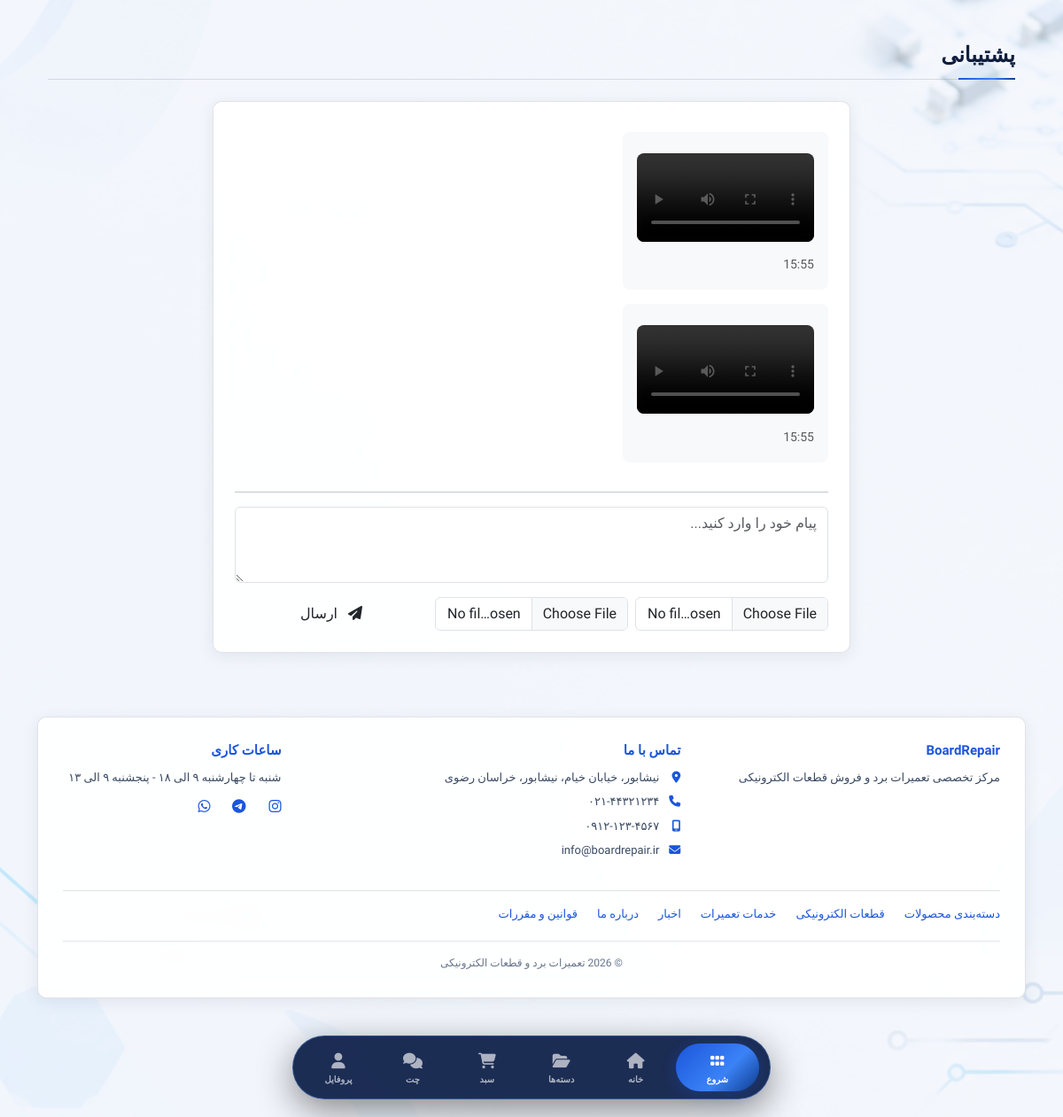
Page /chat/ (signed in) on the committed database.
### shop/models.py (models this page shows, shortened)
class ChatMessage(models.Model):
    user = models.ForeignKey(User, on_delete=models.CASCADE, related_name='chat_messages')
    message = models.TextField(verbose_name="پیام", blank=True, null=True)
    image = models.ImageField(upload_to='chat/images/', verbose_name="عکس", blank=True, null=True)
    video = models.FileField(upload_to='chat/videos/', verbose_name="فیلم", blank=True, null=True)
    is_admin = models.BooleanField(default=False, verbose_name="پیام از ادمین")
    is_read = models.BooleanField(default=False, verbose_name="خوانده شده")
    created_at = models.DateTimeField(auto_now_add=True)
    class Meta:
        ordering = ['created_at']
        verbose_name = "پیام چت"
        verbose_name_plural = "پیام‌های چت"

class SiteSettings(models.Model):
    COLOR_THEMES = [
        ('blue-gold', 'آبی و طلایی'),
        ('blue-blue', 'آبی و آبی'),
        ('black-blue', 'مشکی و آبی'),
        ('black-gold', 'مشکی و طلایی'),
    ]
    site_name = models.CharField(max_length=100, default="تعمیرات برد و قطعات الکترونیکی", verbose_name="نام سایت")
    site_description = models.TextField(blank=True, verbose_name="توضیحات سایت")
    logo_text = models.CharField(max_length=50, default="BoardRepair", verbose_name="متن لوگو")
    color_theme = models.CharField(max_length=20, choices=COLOR_THEMES, default='blue-gold', verbose_name="تم رنگی سایت")
    background_image = models.ImageField(upload_to='backgrounds/', blank=True, null=True, verbose_name="عکس پس‌زمینه")
    background_overlay_opacity = models.PositiveIntegerField(default=70, verbose_name="درصد تیرگی روی عکس (0-100)")
    background_fixed = models.BooleanField(default=True, verbose_name="ثابت بودن پس‌زمینه")
    address_line1 = models.CharField(max_length=200, default="تهران، خیابان اصلی", verbose_name="آدرس خط ۱")
    address_line2 = models.CharField(max_length=200, blank=True, verbose_name="آدرس خط ۲")
    address_city = models.CharField(max_length=100, default="تهران", verbose_name="شهر")
    address_state = models.CharField(max_length=100, default="تهران", verbose_name="استان")
    address_postal_code = models.CharField(max_length=20, blank=True, verbose_name="کد پستی")
    phone1 = models.CharField(max_length=20, default="۰۲۱-۴۴۳۲۱۲۳۴", verbose_name="تلفن ۱")
    phone2 = models.CharField(max_length=20, blank=True, verbose_name="تلفن ۲")
    mobile = models.CharField(max_length=20, default="۰۹۱۲-۱۲۳-۴۵۶۷", verbose_name="موبایل")
    email = models.EmailField(default="info@boardrepair.ir", verbose_name="ایمیل")
    instagram = models.CharField(max_length=100, blank=True, default="boardrepair", verbose_name="اینستاگرام")
    telegram = models.CharField(max_length=100, blank=True, default="boardrepair", verbose_name="تلگرام")
    whatsapp = models.CharField(max_length=100, blank=True, default="989121234567", verbose_name="واتساپ")
    working_hours = models.CharField(max_length=200, default="شنبه تا چهارشنبه ۹ الی ۱۸ - پنجشنبه ۹ الی ۱۳", verbose_name="ساعات کاری")
    min_amount_for_shaba = models.PositiveIntegerField(
        default=5000000,
        verbose_name="حداقل مبلغ برای شماره شبا (تومان)"
    )
    card_number = models.CharField(max_length=30, default="6037-9972-4418-1732", verbose_name="شماره کارت")
    card_holder_name = models.CharField(max_length=100, default="مدیر فروشگاه", verbose_name="نام صاحب کارت")
    shaba_number = models.CharField(max_length=30, default="IR123456789012345678901234", verbose_name="شماره شبا")
    bank_name = models.CharField(max_length=100, default="بانک ملی", verbose_name="نام بانک")
    updated_at = models.DateTimeField(auto_now=True)
    class Meta:
        verbose_name = "تنظیمات سایت"
        verbose_name_plural = "تنظیمات سایت"
    def get_full_address(self):
        address = self.address_line1
        if self.address_line2:
            address += f"، {self.address_line2}"
        address += f"، {self.address_city}، {self.address_state}"
        return address

### shop/views.py (the view)
# urls.py: path('chat/', views.chat_view, name='chat'),
@login_required
def chat_view(request):
    if request.user.is_staff:
        return redirect('shop:admin_chat')
    if request.method == 'POST':
        form = ChatMessageForm(request.POST, request.FILES)
        if form.is_valid():
            chat_message = form.save(commit=False)
            chat_message.user = request.user
            chat_message.is_admin = False
            chat_message.save()
            messages.success(request, 'پیام شما با موفقیت ارسال شد.')
            return redirect('shop:chat')
    else:
        form = ChatMessageForm()
    chat_messages = ChatMessage.objects.filter(user=request.user).order_by('created_at')
    return render(request, 'shop/chat.html', {
        'chat_messages': chat_messages,
        'form': form
    })

### shop/forms.py (shortened to what this page needs)
class ChatMessageForm(forms.ModelForm):
    class Meta:
        model = ChatMessage
        fields = ['message', 'image', 'video']
        widgets = {
            'message': forms.Textarea(attrs={
                'class': 'form-control',
                'rows': 3,
                'placeholder': 'پیام خود را وارد کنید...'
            }),
            'image': forms.FileInput(attrs={
                'class': 'form-control',
                'accept': 'image/*'
            }),
            'video': forms.FileInput(attrs={
                'class': 'form-control',
                'accept': 'video/*'
            }),
        }

### shop/context_processors.py (called while the page is built)
def site_settings(request):
    try:
        settings = SiteSettings.objects.first()
        if not settings:
            settings = SiteSettings.objects.create()
    except:
        settings = None
    return {
        'site_settings': settings,
    }

### shop/models.py (called while the page is built)
    def total_quantity(self):
        return sum(item.quantity for item in self.items.all())

### shop/views.py (called while the page is built)
def admin_access_middleware(get_response):
    def middleware(request):
        if request.path.startswith('/admin/') and not request.user.is_superuser:
            if is_admin_locked():
                return render(request, 'shop/admin_locked.html', status=403)
        return get_response(request)
    return middleware

### shop/templates/shop/chat.html (shortened to what this page needs)
{% extends 'shop/base.html' %}
{% block content %}
<div class="container py-4">
    <h3 class="section-title">پشتیبانی</h3>
    <div class="row">
        <div class="col-lg-8 mx-auto">
            <div class="card-custom p-4">
                <div class="chat-box" style="max-height: 400px; overflow-y: auto;" id="chatMessages">
                    {% for msg in chat_messages %}
                        <div class="d-flex mb-3 {% if msg.is_admin %}justify-content-start{% else %}justify-content-end{% endif %}">
                            <div class="p-3 rounded-3 {% if msg.is_admin %}bg-light{% else %}" style="background: var(--primary-blue-lightest);{% endif %}" style="max-width: 80%;">
                                {% if msg.video %}
                                    <video src="{{ msg.video.url }}" controls class="mt-2" style="max-width: 200px; border-radius: 8px;"></video>
                                {% endif %}
                                <small class="text-muted d-block mt-1">{{ msg.created_at|date:"H:i" }}</small>
                            </div>
                        </div>
                    {% empty %}
                        <div class="text-center py-4 text-muted">
                            <i class="fas fa-comment-dots fa-3x"></i>
                            <p class="mt-2">هنوز پیامی ارسال نشده است</p>
                        </div>
                    {% endfor %}
                </div>
                <hr>
                <form method="POST" enctype="multipart/form-data">
                    <div class="mb-3">
                        {{ form.message }}
                    </div>
                    <div class="row g-2">
                        <div class="col-md-4">
                            {{ form.image }}
                        </div>
                        <div class="col-md-4">
                            {{ form.video }}
                        </div>
                        <div class="col-md-4">
                            <button type="submit" class="btn btn-primary-custom w-100">
                                <i class="fas fa-paper-plane me-2"></i> ارسال
                            </button>
                        </div>
                    </div>
                </form>
            </div>
        </div>
    </div>
</div>
{% endblock %}

### shop/templates/shop/base.html (shortened to what this page needs)
{% load static %}
<!DOCTYPE html>
<html lang="fa" dir="rtl" data-theme="{{ site_settings.color_theme|default:'blue-gold' }}">
<head>
    <link rel="stylesheet" href="https://cdnjs.cloudflare.com/ajax/libs/font-awesome/6.5.1/css/all.min.css">
    <link rel="stylesheet" href="https://cdn.jsdelivr.net/npm/bootstrap@5.3.3/dist/css/bootstrap.rtl.min.css">
</head>
<body>
    <main class="py-4" id="main-content">
        <div class="container">
            {% block content %}{% endblock %}
            {% if site_settings %}
            <footer class="site-footer card-custom" itemscope itemtype="https://schema.org/WPFooter">
                <div class="row g-4">
                    <div class="col-md-4">
                        <h6>{{ site_settings.logo_text }}</h6>
                        <p>{{ site_settings.site_description|default:"مرکز تخصصی تعمیرات برد و فروش قطعات الکترونیکی" }}</p>
                    </div>
                    <div class="col-md-5">
                        <h6>تماس با ما</h6>
                        <ul>
                            <li><i class="fas fa-location-dot"></i>{{ site_settings.get_full_address }}</li>
                            <li><i class="fas fa-phone"></i>{{ site_settings.phone1 }}{% if site_settings.phone2 %} - {{ site_settings.phone2 }}{% endif %}</li>
                            <li><i class="fas fa-mobile-screen"></i>{{ site_settings.mobile }}</li>
                            <li><i class="fas fa-envelope"></i>{{ site_settings.email }}</li>
                        </ul>
                    </div>
                    <div class="col-md-3">
                        <h6>ساعات کاری</h6>
                        <p>{{ site_settings.working_hours }}</p>
                        <div class="d-flex gap-3 mt-2">
                            {% if site_settings.instagram %}<a href="https://instagram.com/{{ site_settings.instagram }}" target="_blank" rel="noopener" aria-label="اینستاگرام"><i class="fab fa-instagram"></i></a>{% endif %}
                            {% if site_settings.telegram %}<a href="https://t.me/{{ site_settings.telegram }}" target="_blank" rel="noopener" aria-label="تلگرام"><i class="fab fa-telegram"></i></a>{% endif %}
                            {% if site_settings.whatsapp %}<a href="https://wa.me/{{ site_settings.whatsapp }}" target="_blank" rel="noopener" aria-label="واتساپ"><i class="fab fa-whatsapp"></i></a>{% endif %}
                        </div>
                    </div>
                </div>
                <nav class="footer-links" aria-label="پیوندهای مهم">
                    <a href="{% url 'shop:category_list' %}">دسته‌بندی محصولات</a>
                    <a href="{% url 'shop:component_list' %}">قطعات الکترونیکی</a>
                    <a href="{% url 'shop:repair_services' %}">خدمات تعمیرات</a>
                    <a href="{% url 'shop:news_list' %}">اخبار</a>
                    <a href="{% url 'shop:about' %}">درباره ما</a>
                    <a href="{% url 'shop:terms' %}">قوانین و مقررات</a>
                </nav>
                <div class="footer-bottom">© {% now "Y" %} {{ site_settings.site_name }}</div>
            </footer>
            {% endif %}
        </div>
    </main>
    <div class="bottom-dock">
        <nav class="dock-container" aria-label="ناوبری اصلی">
            <button class="dock-start-btn" onclick="toggleStartMenu()" id="startBtn" aria-label="منوی شروع">
                <i class="fas fa-grip"></i><span>شروع</span>
            </button>
            <a href="{% url 'shop:home' %}" class="dock-item {% if request.path == '/' %}active{% endif %}" aria-label="خانه">
                <i class="fas fa-house"></i><span>خانه</span>
            </a>
            <a href="{% url 'shop:category_list' %}" class="dock-item" aria-label="دسته‌ها">
                <i class="fas fa-folder-open"></i><span>دسته‌ها</span>
            </a>
            <a href="{% url 'shop:cart' %}" class="dock-item" aria-label="سبد خرید">
                <i class="fas fa-cart-shopping"></i><span>سبد</span>
            </a>
            <a href="{% url 'shop:chat' %}" class="dock-item" aria-label="چت پشتیبانی">
                <i class="fas fa-comments"></i><span>چت</span>
            </a>
            <a href="{% url 'shop:profile' %}" class="dock-item" aria-label="پروفایل">
                <i class="fas fa-user"></i><span>پروفایل</span>
            </a>
        </nav>
    </div>
</body>
</html>

### rows in the picture
ChatMessage: created_at "15:55"
ChatMessage: created_at "15:55"
SiteSettings: logo_text "BoardRepair", site_description "مرکز تخصصی تعمیرات برد و فروش قطعات الکترونیکی", get_full_address "نیشابور، خیابان خیام، نیشابور، خراسان رضوی", phone1 "۰۲۱-۴۴۳۲۱۲۳۴", mobile "۰۹۱۲-۱۲۳-۴۵۶۷", email "info@boardrepair.ir", working_hours "شنبه تا چهارشنبه ۹ الی ۱۸ - پنجشنبه ۹ الی ۱۳", site_name "تعمیرات برد و قطعات الکترونیکی"
